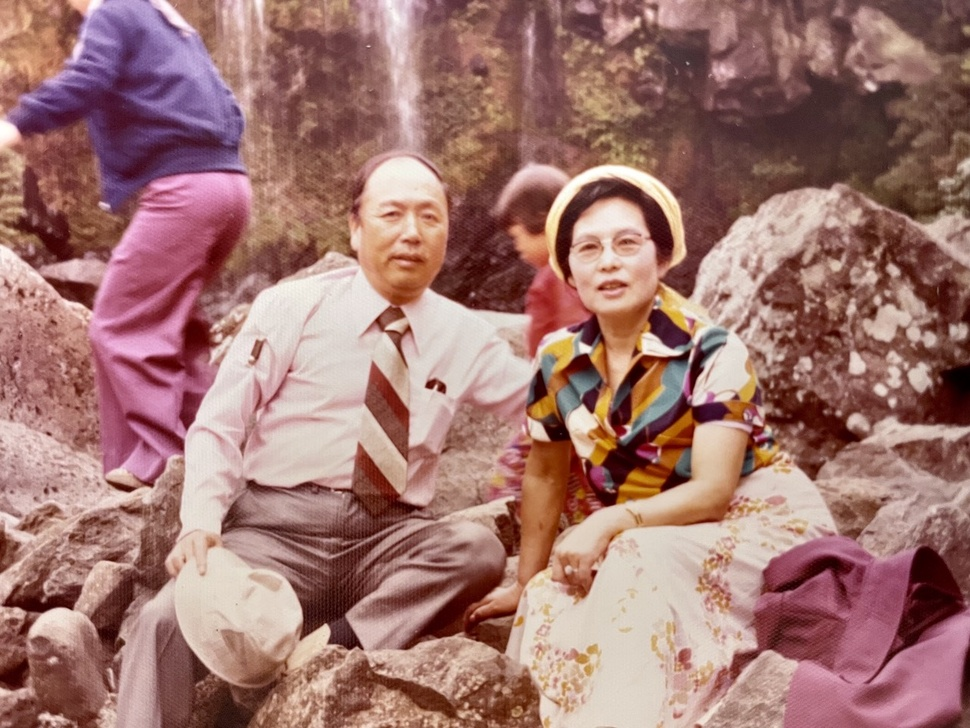
#> input picture file/image1.jpg, 970 x 728 px, shrunk from 1281 x 961 before the run, found by its file name
$ python image_recognition.py
#> lines starting #> are read from the running program, lines starting #| are printed output that depends on the picture; after the words box and inside, x2 and y2 are one past the last pixel; in counts of white or black regions, pixels touching at a corner belong together
import cv2
import os

image_path = "C:/develop/vision-test/file/image1.jpg"
# image_path = "C:/develop/vision-test/file/bg_image.webp"
# image_path = "C:/develop/vision-test/file/old_image.webp"
# image_path = "C:/develop/vision-test/file/blur_image.webp"
if not os.path.exists(image_path):
    print(f"이미지 파일을 찾을 수 없습니다: {image_path}")
    exit()

img = cv2.imread(image_path)
#> img is the input picture: shape (728, 970, 3); mean B, G, R 112.5, 118, 160.4
if img is None:
    print("이미지를 읽을 수 없습니다.")
    exit()

# OpenCV의 내장 Haar Cascade를 사용
face_cascade = cv2.CascadeClassifier(cv2.data.haarcascades + 'haarcascade_frontalface_default.xml')
gray = cv2.cvtColor(img, cv2.COLOR_BGR2GRAY)
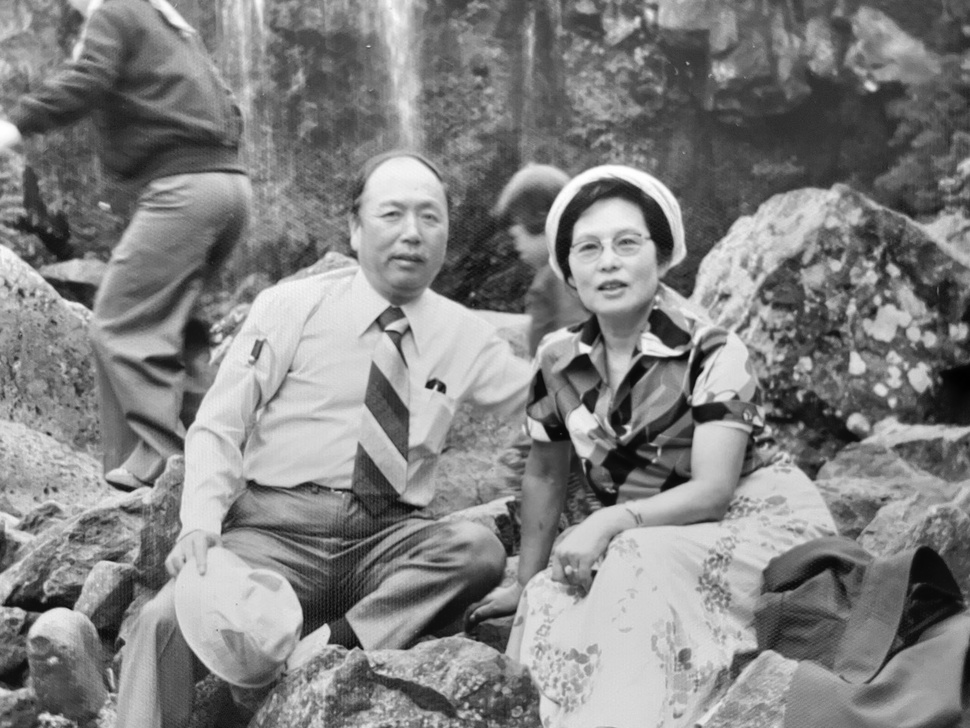
#> gray: shape (728, 970); min 1, max 255, mean 130
faces = face_cascade.detectMultiScale(gray, scaleFactor=1.1, minNeighbors=4, minSize=(30, 30))
#> faces = [[357, 172, 106, 106], [554, 202, 108, 108]]

if len(faces) > 0:
    for (x, y, w, h) in faces:
        cv2.rectangle(img, (x, y), (x+w, y+h), (0, 255, 0), 2)
#> this loop made 2 passes
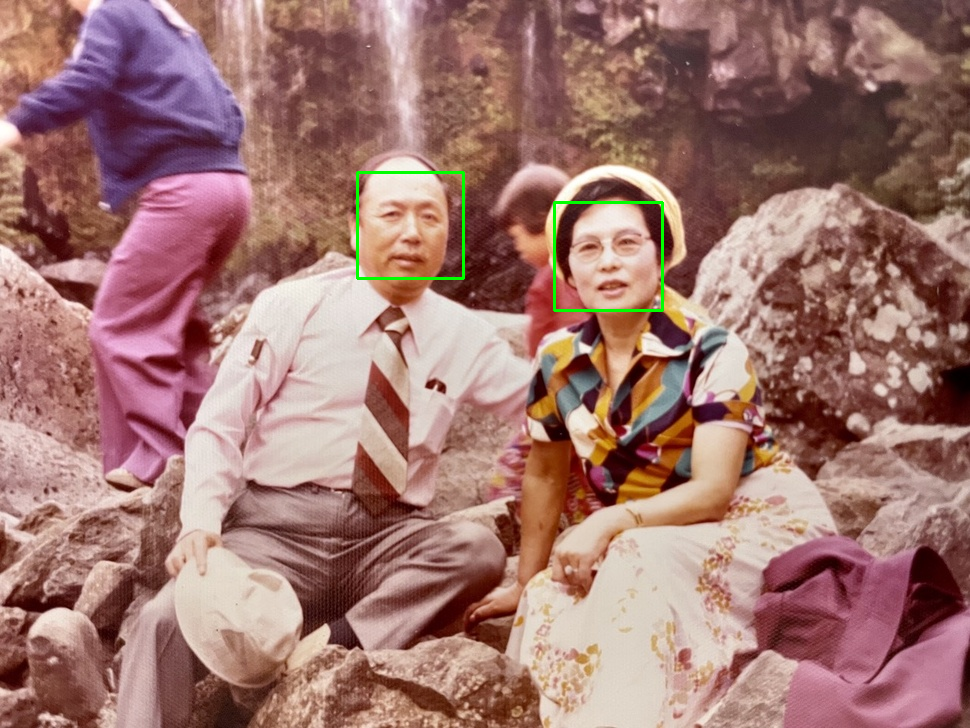
#> img: shape (728, 970, 3); 0.36% of pixels changed, all inside (x1, y1, x2, y2) = (356, 171, 664, 312)
    print(f"{len(faces)}개의 얼굴을 감지했습니다.")
#| 2개의 얼굴을 감지했습니다.
else:
    print("얼굴을 감지하지 못했습니다.")

cv2.imshow("Face Detection", img)
cv2.waitKey(0)
cv2.destroyAllWindows()

$ run again, with file/old_image.webp saved as file/image1.jpg
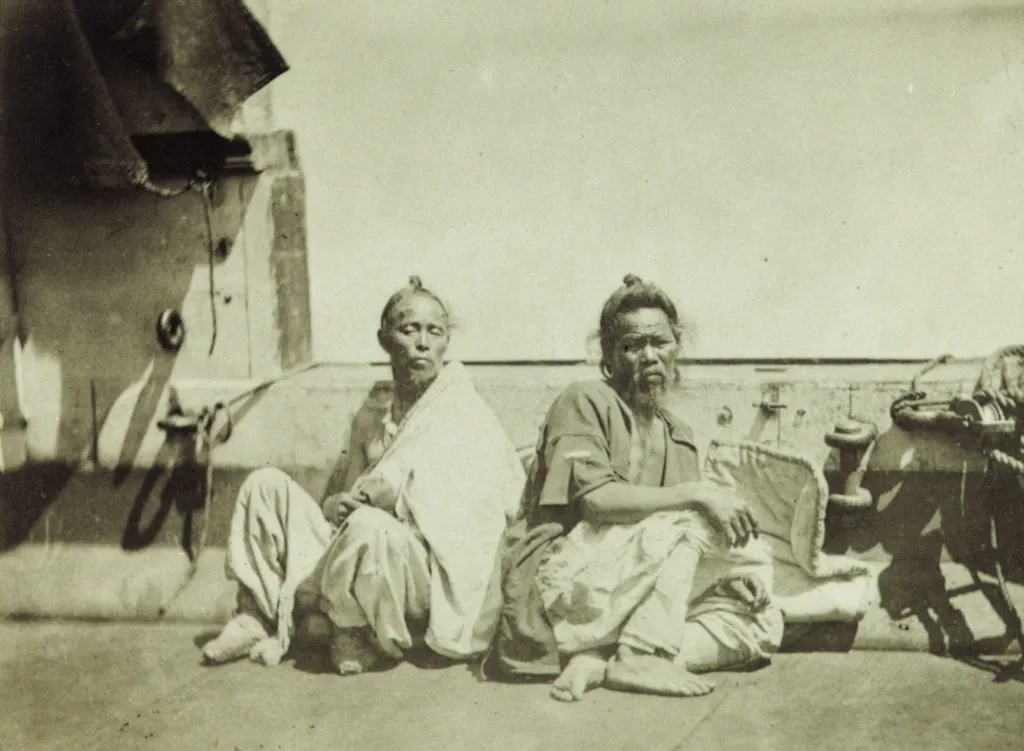
#> input picture file/old_image.webp, 1024 x 751 px, found by its file name
#> img is the input picture: shape (751, 1024, 3); mean B, G, R 132.9, 160, 159.8
#> `gray = cv2.cvtColor(img, cv2.COLOR_BGR2GRAY)`:
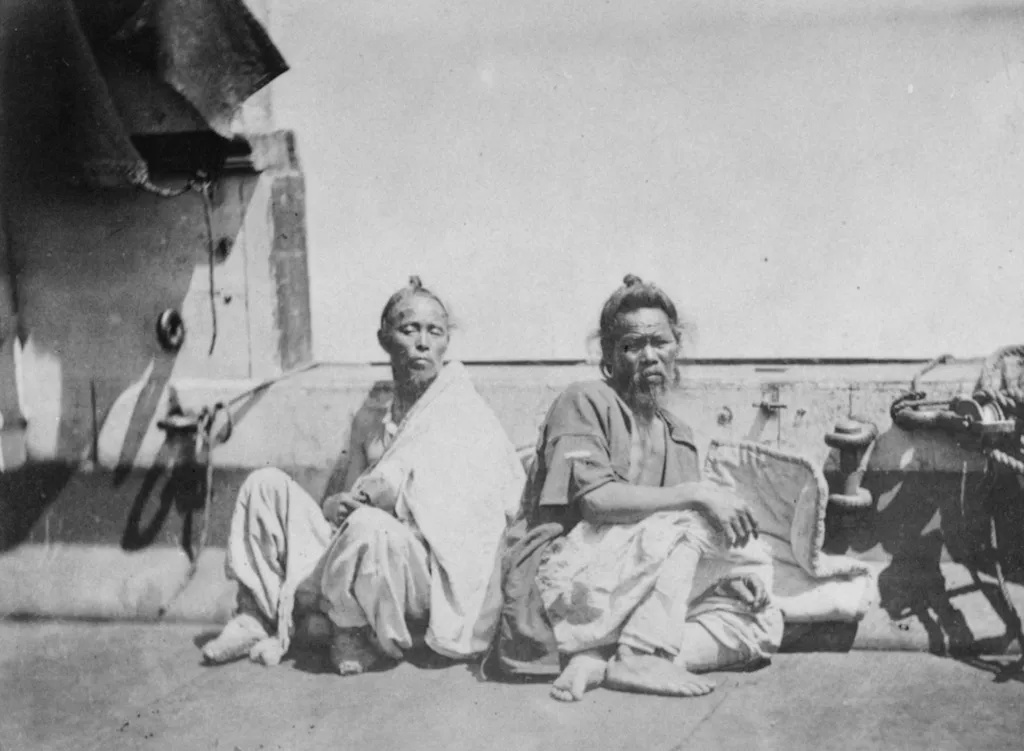
#> gray: shape (751, 1024); min 10, max 227, mean 156.9
#> faces = [[388, 302, 71, 71], [611, 316, 72, 72]]
#> the loop `for (x, y, w, h) in faces:` made 2 passes
#> after the loop `for (x, y, w, h) in faces:`:
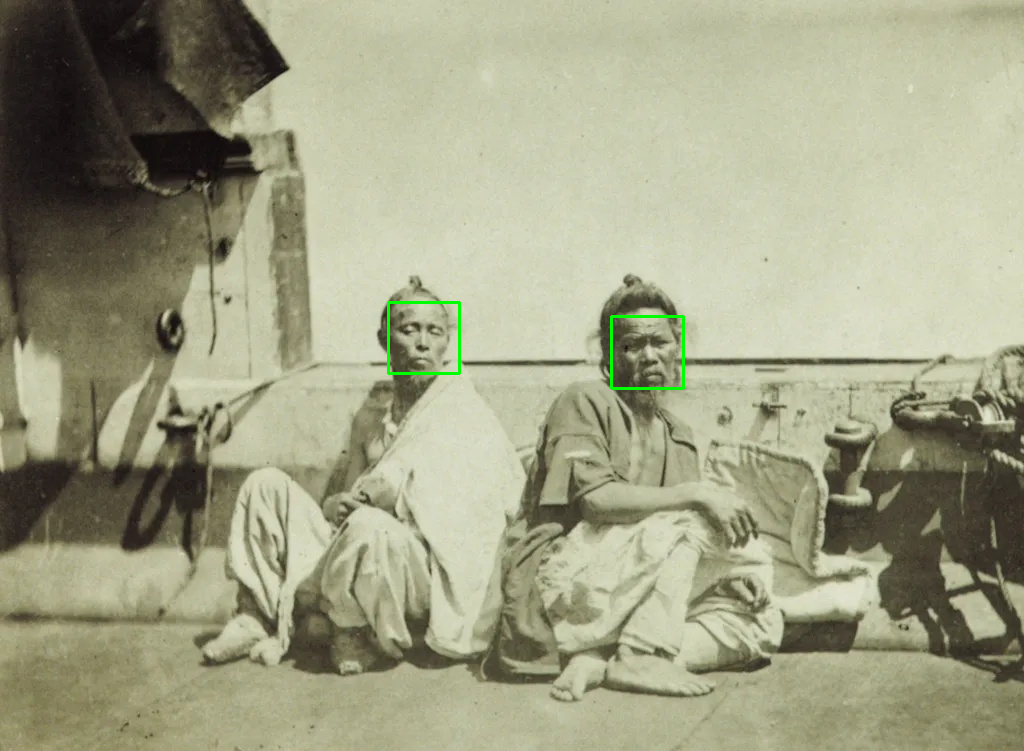
#> img: shape (751, 1024, 3); 0.22% of pixels changed, all inside (x1, y1, x2, y2) = (387, 301, 685, 390)
#| 2개의 얼굴을 감지했습니다.
